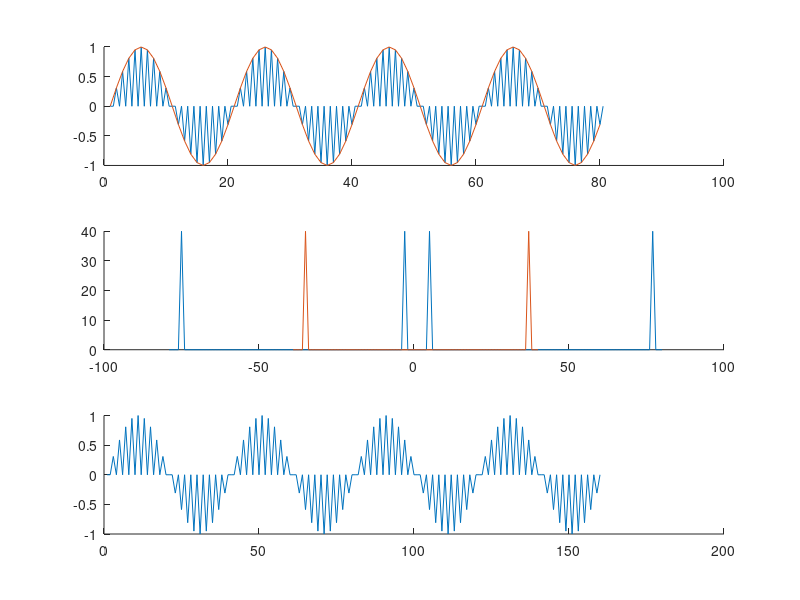

The MATLAB script that drew this image:
function oversample()

% original resolution
res = 1/20
nb_period = 4

% original wave
x = [-nb_period/2:res:nb_period/2-res];
y = the_function(x);
%y = carre(x);

% resample wave
y_resample = reshape(resize(y,2,size(y,2)),1,2*size(y,2));
x_resample=[1:1:2*size(y,2)];

% display both wave
x_=[1:1:size(y,2)]; % = original index

figure

subplot(3,1,1)
hold on
plot(1/2+x_resample/2,y_resample)
plot(x_,y)

subplot(3,1,2)
hold on
plot(x_resample - size(x_resample,2)/2, abs(fft(y_resample)))
plot(x_ - size(x_,2)/2, abs(fft(y)))

subplot(3,1,3)
hold on
plot(real(ifft(fft(y_resample))))


hold off

function y = the_function(x)
    y = sin(2*pi*x);
end

function y = carre(x)
    base = 5
    x_size=size(x,2)
    y = zeros(x_size, 1);
    for i = [x_size/2- base: x_size/2+base]
        y(i) = 1;
    end
end


end
